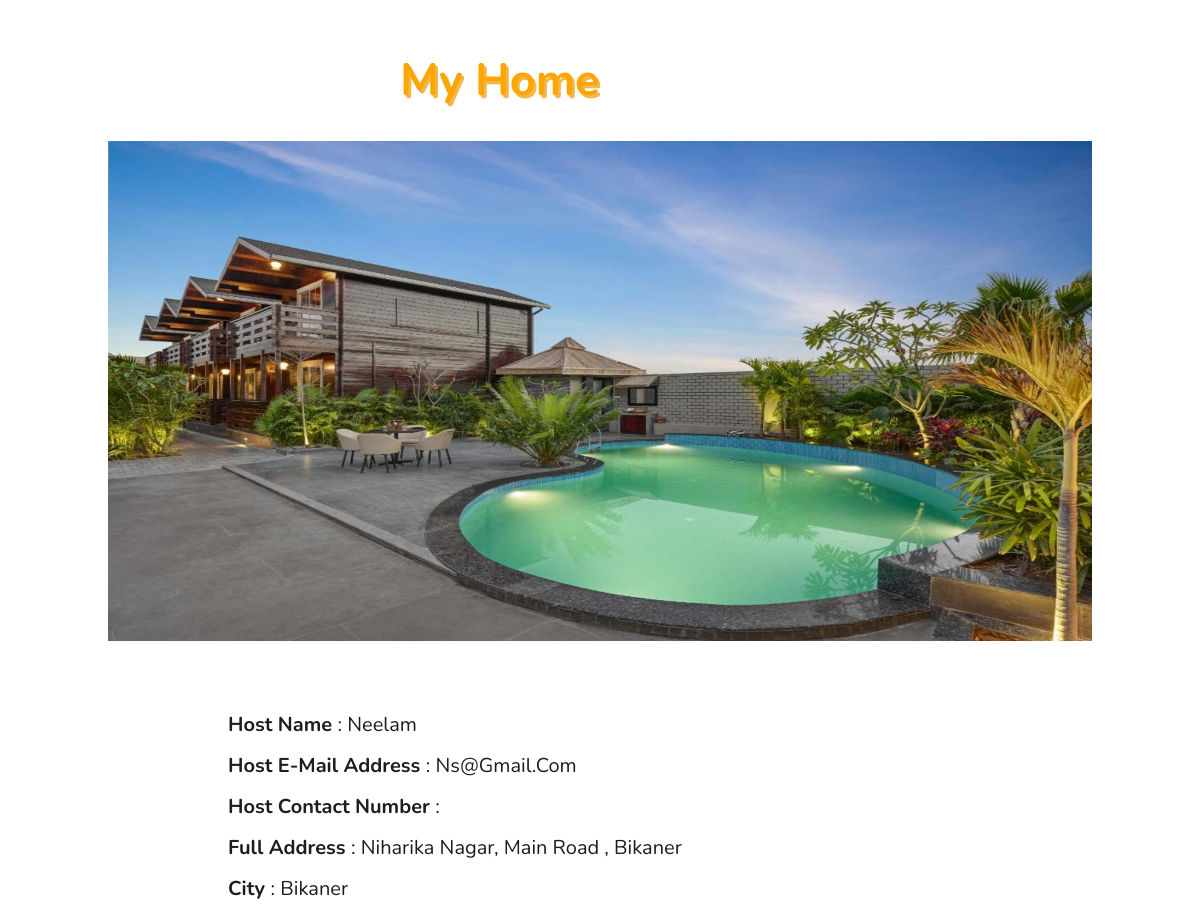
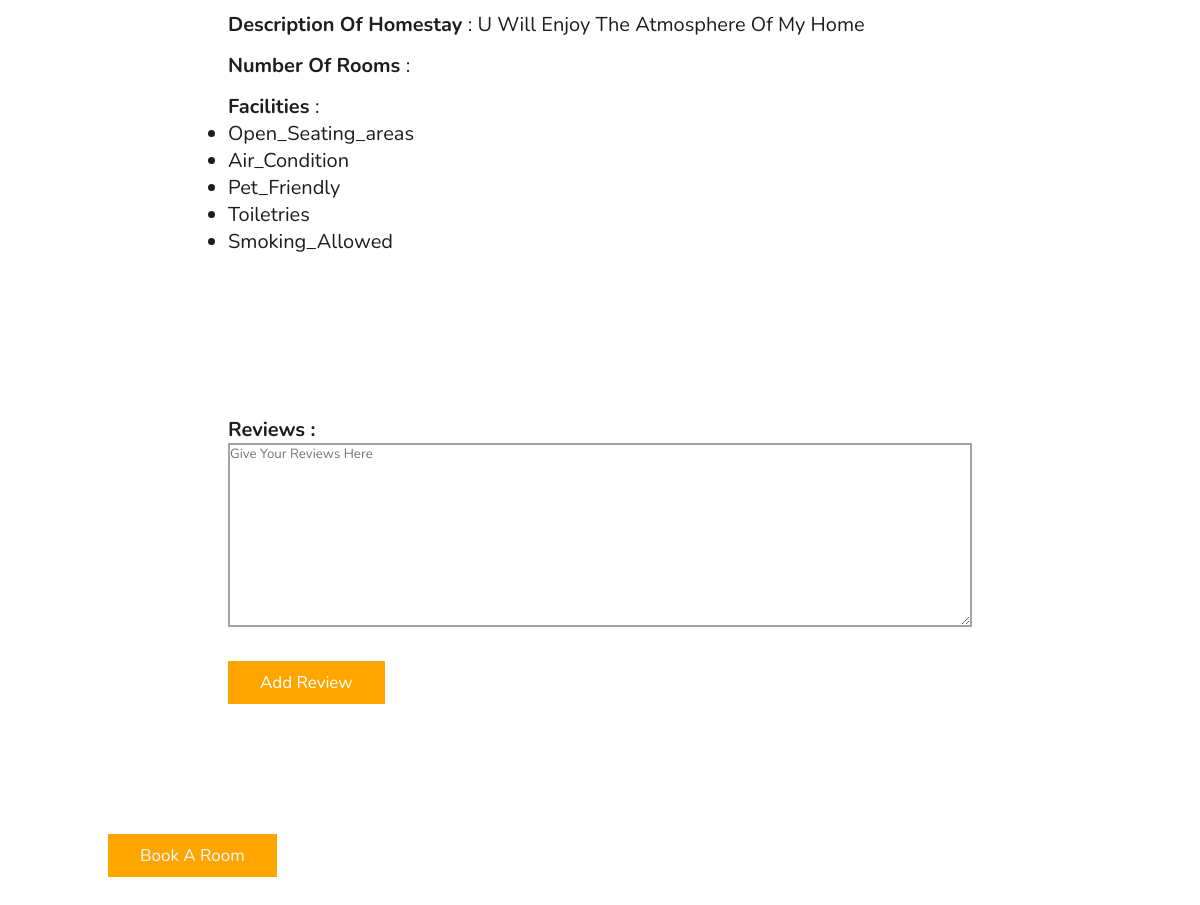
Page /3/profile on the committed database (2 pictures, top to bottom).
### models.py (models this page shows)
class Listroom(db.Model):
    id = db.Column(db.Integer, primary_key=True)
    email = db.Column(db.String(150))
    phone_no= db.Column(db.Integer)
    city = db.Column(db.String(150))
    host_name = db.Column(db.String(150))
    homestay_name = db.Column(db.String(150))
    address = db.Column(db.String(150))
    description= db.Column(db.String(150))
    no_of_room = db.Column(db.Integer)
    Parking = db.Column(db.Boolean)
    Internet = db.Column(db.Boolean)
    Running_Hot_water = db.Column(db.Boolean)
    Open_Seating_areas = db.Column(db.Boolean)
    Air_Condition = db.Column(db.Boolean)
    Pet_Friendly = db.Column(db.Boolean)
    Toiletries = db.Column(db.Boolean)
    Smoking_Allowed = db.Column(db.Boolean)
    Library = db.Column(db.Boolean)
    Bonfire = db.Column(db.Boolean)
    Barbecue = db.Column(db.Boolean)
    Pick_and_dropService = db.Column(db.Boolean)
    rent=db.Column(db.Integer)
    pic=db.Column(db.String(500))
    uid = db.Column("uid", db.Integer, db.ForeignKey('user.id'))
    review = db.relationship('Reviews', backref='room')
    booking = db.relationship('Booking', backref='room')

### main.py (the view)
@app.route('/<room_id>/profile')
def host_profile(room_id):
    room=Listroom.query.filter_by(id=int(room_id)).first()
    print(room)
    if room:
        l=[]
        if room.Parking ==True:
            l.append('Parking')
        if room.Internet ==True:
            l.append('Internet')
        if room.Running_Hot_water ==True:
            l.append('Running_Hot_water')
        if room.Open_Seating_areas ==True:
            l.append('Open_Seating_areas')
        if room.Air_Condition ==True:
            l.append('Air_Condition')
        if room.Pet_Friendly ==True:
            l.append('Pet_Friendly')
        if room.Toiletries ==True:
            l.append('Toiletries')
        if room.Smoking_Allowed ==True:
            l.append('Smoking_Allowed')
        if room.Library ==True:
            l.append('Library')
        if room.Bonfire ==True:
            l.append('Bonfire')
        if room.Barbecue ==True:
            l.append('Barbecue ')
        if room.Pick_and_dropService ==True:
            l.append('Pick_and_dropService')
        return render_template('host_profile.html',host=room,face=l,reviews=Reviews.query.filter_by(room_id=room.id).all())
    else:
        return redirect(url_for('index'))

### templates/host_profile.html (shortened to what this page needs)
    <!DOCTYPE html>
    <html lang="en">
    <head>
    </head>
    <body>
        <section class="host_profile" id="host_profile">
            <div class="box-container">
                <h1>{{host.homestay_name}}</h1>
                <div class="image-container">
                    <img src="{{host.pic}}" alt="homestay image">
                </div>
                <div class="box">
                    <span> <b> host name </b>: {{host.host_name}}</span> <br> <br>
                    <span> <b> host E-mail address </b>: {{host.email}}</span> <br> <br>
                    <span> <b> host contact number </b>: {{host.phone}}</span> <br> <br>
                    <span> <b> full address </b>: {{host.address}}</span> <br> <br>
                    <span> <b> city </b>: {{host.city}}</span> <br> <br>
                    <span> <b> description of homestay </b>: {{host.description}}</span> <br> <br>
                    <span> <b> number of rooms </b>: {{host.no_of_rooms}}</span> <br> <br>
                    <span> <b> facilities </b>: <ul>
                        {% for i in face  %}
                            <li>{{i}}</li>
                        {% endfor %}
                    </ul></span> <br> <br>
                </div>
                <form action="/{{host.id}}/review" method="POST">
                        <div class="box">
                        <label> <b> reviews :</b></label> <br>
                        <textarea name="review" cols="112" rows="10" required
                            placeholder="give your reviews here"></textarea>
                            <button type="submit" class="btn">Add review</button>
                        </div>
                    </form>
                    <button class="btn" type="button"><a href="/{{host.id}}/book" class="hello">book a room</a></button>
            </div>
        </section>
    </body>
    </html>

### templates/host_profile.html (style rules this page uses)
:root { --orange: #ffa500; }
* { font-family: 'Nunito', sans-serif; margin: 0; padding: 0; box-sizing: border-box; text-transform: capitalize; outline: none; border: none; text-decoration: none; transition: all .2s linear; }
html { font-size: 62.5%; overflow-x: hidden; scroll-padding-top: 6rem; scroll-behavior: smooth; }
section { padding: 2rem 9%; }
.host_profile .box-container { gap: 1.5rem; }
.host_profile .box-container .box { border-radius: .5rem; padding: 5rem 10rem; text-align: justify; margin: 2rem; }
.host_profile .box-container .image-container { display: flex; flex-wrap: wrap; gap: 1.5rem; flex-direction: row; justify-content: center; border: 5px #ffa500; }
.host_profile .box-container .image-container img { height: 500px; width: 1000px; margin: auto; }
.host_profile .box-container .box span { font-size: 2rem; color: rgb(32, 28, 28); padding: 1rem 0; margin: auto; }
.host_profile .box-container .box label { font-size: 2rem; color: rgb(32, 28, 28); padding: 1rem 0; margin: auto; }
.host_profile .box-container .box { border: 5px #333; }
textarea { border: 2px solid #0000005c; width: 100%; }
h1 { color: #ffa500; text-shadow: 2.5px 3px #f0b850; font-size: 45px; width: 400px; margin: 3rem auto; }
.btn { display: inline-block; margin: 2rem 30rem; background: var(--orange); color: #fff; padding: .8rem 3rem; border: .2rem solid var(--orange); cursor: pointer; font-size: 1.7rem; margin: 3rem auto; }
.hello { color:aliceblue; }

### rows in the picture
Listroom: homestay_name "My Home", pic (picture), host_name "Neelam", email "Ns@gmail.com", address "Niharika Nagar, Main Road , Bikaner", city "Bikaner", description "U Will Enjoy The Atmosphere Of My Home"

### other values in the picture
{{ i }} "Open_Seating_areas" "Air_Condition" "Pet_Friendly" "Toiletries" "Smoking_Allowed"
